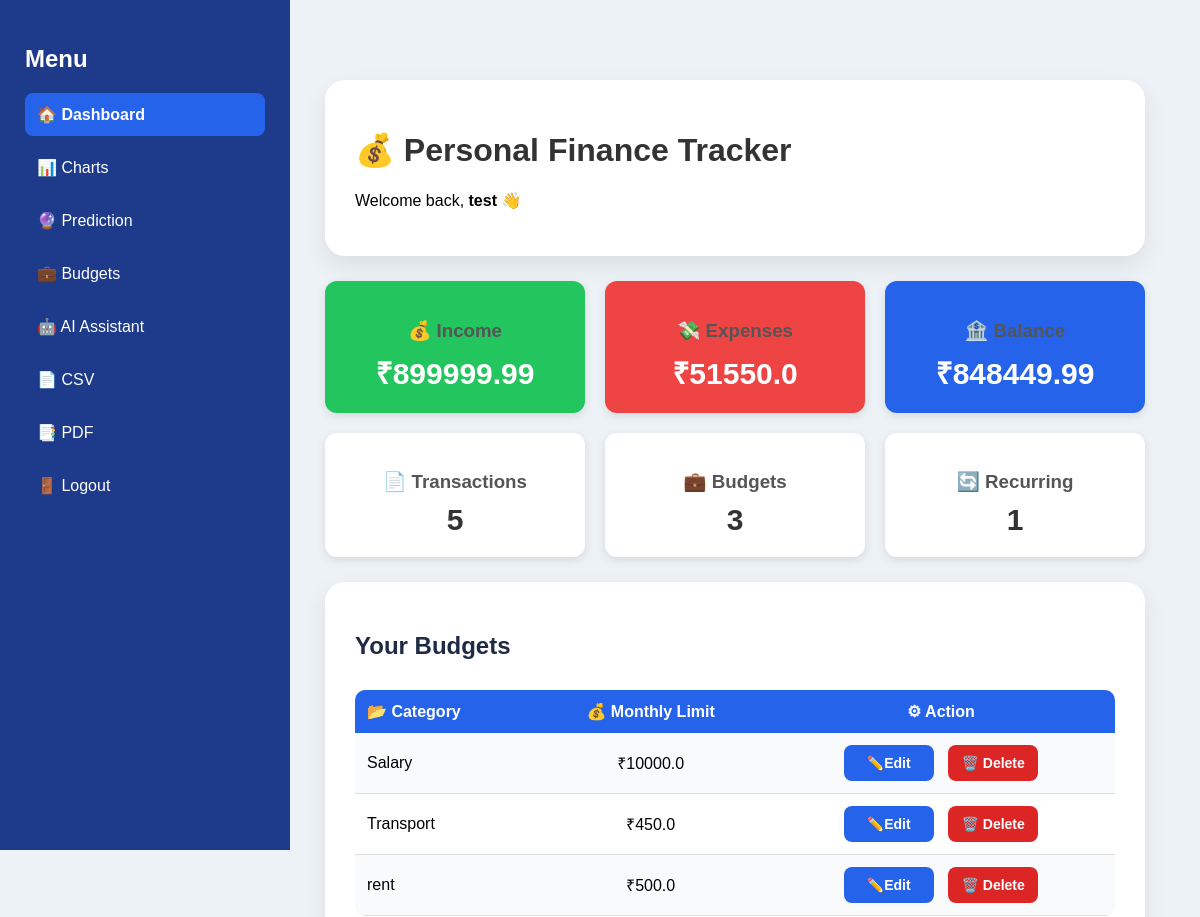
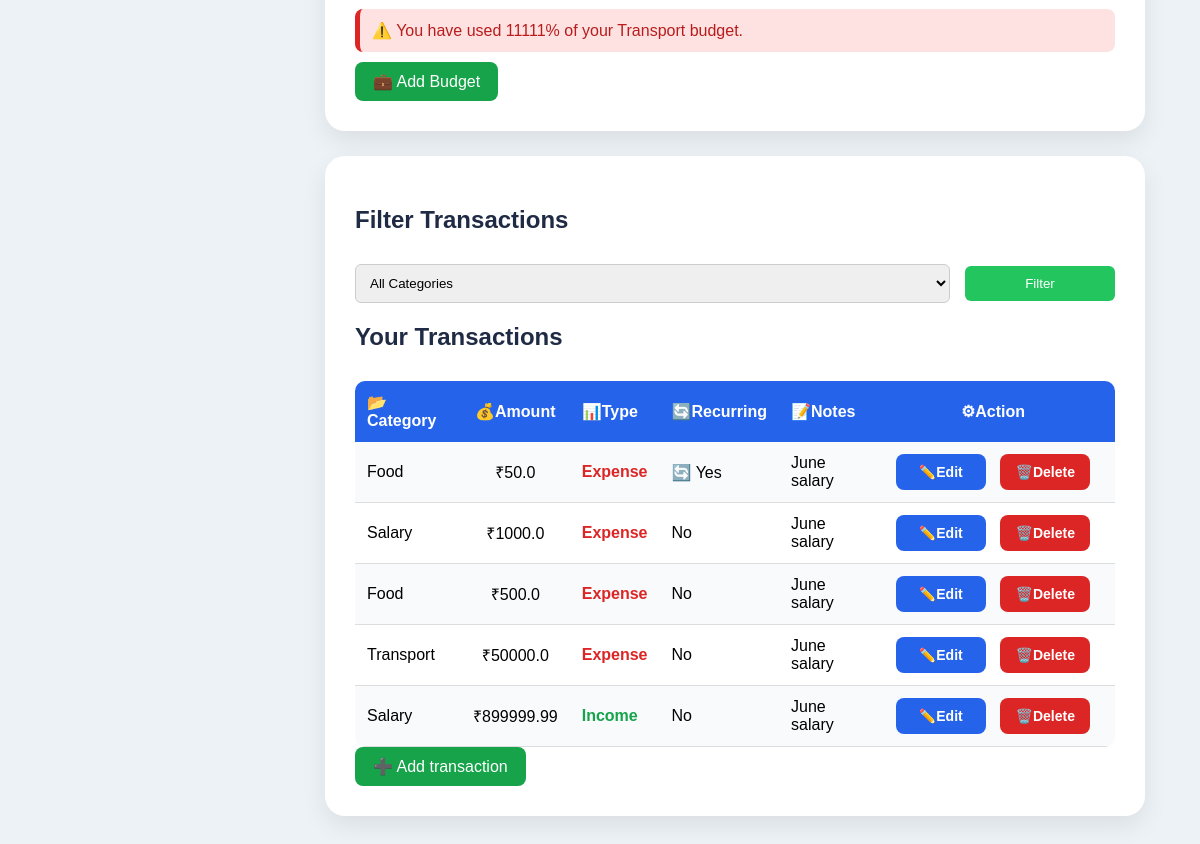
The page /dashboard (signed in) on the database its author committed (2 pictures, top to bottom).
### models/user.py (models this page shows, shortened)
class User(UserMixin, db.Model):
    id = db.Column(db.Integer, primary_key=True)
    username = db.Column(db.String(100), unique=True, nullable=False)
    email = db.Column(db.String(120), unique=True, nullable=False)
    password_hash = db.Column(db.String(255), nullable=False)

### models/budget.py (models this page shows)
class Budget(db.Model):
    id = db.Column(db.Integer, primary_key=True)
    user_id = db.Column(
        db.Integer,
        db.ForeignKey("user.id"),
        nullable=False
    )
    category = db.Column(db.String(100), nullable=False)
    monthly_limit = db.Column(db.Float, nullable=False)

### models/transaction.py (models this page shows)
class Transaction(db.Model):
    id = db.Column(db.Integer, primary_key=True)
    user_id = db.Column(
        db.Integer,
        db.ForeignKey("user.id"),
        nullable=False
    )
    amount = db.Column(db.Float, nullable=False)
    category = db.Column(db.String(100), nullable=False)
    transaction_type = db.Column(db.String(20), nullable=False)
    notes = db.Column(db.String(255))
    is_recurring = db.Column(db.Boolean,default=False
    )
    created_at = db.Column(
        db.DateTime,
        default=datetime.utcnow
    )

### app.py (the view)
@app.route("/dashboard")
@login_required
def dashboard():
    transactions_query = Transaction.query.filter_by(
        user_id=current_user.id
    )
    category = request.args.get("category")
    if category:
        transactions_query = transactions_query.filter_by(
            category=category
        )
    transactions = transactions_query.all()
    total_income = sum(
        t.amount for t in transactions
        if t.transaction_type == "income"
    )
    total_expense = sum(
        t.amount for t in transactions
        if t.transaction_type == "expense"
    )
    balance = total_income - total_expense
    alerts = []
    budgets = Budget.query.filter_by(
        user_id=current_user.id
    ).all()
    for budget in budgets:
        category_expense = sum(
            t.amount
            for t in transactions
            if t.transaction_type == "expense"
            and t.category == budget.category
        )
        percentage = (
            category_expense / budget.monthly_limit
        ) * 100
        if percentage >= 80:
            alerts.append(
                f"You have used {percentage:.0f}% of your {budget.category} budget."
            )
    categories = db.session.query(
        Transaction.category
    ).filter_by(
        user_id=current_user.id
    ).distinct().all()
    categories = [c[0] for c in categories]
    total_transactions = len(transactions)
    total_budgets = len(budgets)
    recurring_transactions = sum(
        1 for t in transactions if t.is_recurring
    )
    return render_template(
        "dashboard.html",
        transactions=transactions,
        budgets=budgets,
        total_income=total_income,
        total_expense=total_expense,
        balance=balance,
        alerts=alerts,
        categories=categories,
        income = total_income,
        expense = total_expense,
        total_transactions=total_transactions,
        total_budgets=total_budgets,
        recurring_transactions=recurring_transactions
    )

### app.py (called while the page is built)
@login_manager.user_loader
def load_user(user_id):
    return User.query.get(int(user_id))

### templates/dashboard.html (shortened to what this page needs)
<!DOCTYPE html>
<html>
<head>
    <link rel="stylesheet"
      href="{{ url_for('static', filename='css/style.css') }}">
</head>
<body>
    <div class="dashboard">
        <div class="sidebar">
    <h2>Menu</h2>
    <a href="{{ url_for('dashboard') }}" class="active"> 🏠 Dashboard</a>
    <a href="{{ url_for('charts') }}">📊 Charts</a>
    <a href="{{ url_for('prediction') }}">🔮 Prediction</a>
    <a href="{{ url_for('add_budget') }}">💼 Budgets</a>
    <a href="{{ url_for('assistant') }}">🤖 AI Assistant</a>
    <a href="{{ url_for('export_csv') }}">📄 CSV</a>
    <a href="{{ url_for('export_pdf') }}">📑 PDF</a>
    <a href="{{ url_for('logout') }}">🚪 Logout</a>
</div>
<div class="main-content">
    <div class="card">
    <h1>💰 Personal Finance Tracker</h1>
    <p>
        Welcome back,
        <strong>{{ current_user.username }}</strong> 👋
    </p>
</div>
    <div class="summary">
    <div class="summary-box income">
        <h3>💰 Income</h3>
        <h2>₹{{ total_income }}</h2>
    </div>
    <div class="summary-box expense">
        <h3>💸 Expenses</h3>
        <h2>₹{{ total_expense }}</h2>
    </div>
    <div class="summary-box balance">
        <h3>🏦 Balance</h3>
        <h2>₹{{ balance }}</h2>
    </div>
</div>
<div class="summary">
    <div class="summary-box">
        <h3>📄 Transactions</h3>
        <h2>{{ total_transactions }}</h2>
    </div>
    <div class="summary-box">
        <h3>💼 Budgets</h3>
        <h2>{{ total_budgets }}</h2>
    </div>
    <div class="summary-box">
        <h3>🔄 Recurring</h3>
        <h2>{{ recurring_transactions }}</h2>
    </div>
</div>
<div class="card" id="budgets">
<h2>Your Budgets</h2>
{% if budgets %}
<table class="styled-table">
    <tr>
        <th>📂 Category</th>
        <th>💰 Monthly Limit</th>
        <th>⚙ Action</th>
    </tr>
    {% for budget in budgets %}
    <tr>
        <td>{{ budget.category }}</td>
        <td>₹{{ budget.monthly_limit }}</td>
        <td class="action-cell">
            <a href="{{ url_for('edit_budget', id=budget.id) }}"
                class="action-btn edit-btn">
                ✏️Edit
            </a>
            <a href="{{ url_for('delete_budget', id=budget.id) }}"
                class="action-btn delete-btn">
               🗑️ Delete
            </a>
        </td>
    </tr>
    {% endfor %}
</table>
{% else %}
<p>No budgets added yet.</p>
{% endif %}
{% for alert in alerts %}
<div class="alert">
    ⚠️ {{ alert }}
</div>
{% endfor %}
    <a class="add-btn"
         href="{{ url_for('add_budget') }}">
        💼 Add Budget
    </a>
</div>
<div class="card">
<h2>Filter Transactions</h2>
<form method="GET" action="{{ url_for('dashboard') }}">
    <select name="category">
        <option value="">All Categories</option>
    </select>
    <button type="submit">
        Filter
    </button>
</form>
    <h2>Your Transactions</h2>
{% if transactions %}
<table class="styled-table">
    <tr>
        <th>📂Category</th>
        <th>💰Amount</th>
        <th>📊Type</th>
        <th>🔄Recurring</th>
        <th>📝Notes</th>
        <th class="action-column">⚙Action</th>
    </tr>
    {% for transaction in transactions %}
    <tr>
        <td>{{ transaction.category }}</td>
        <td>₹{{ transaction.amount }}</td>
        <td>{% if transaction.transaction_type == "income" %}
            <span class="income-text">Income</span>
            {% else %}
            <span class="expense-text">Expense</span>
            {% endif %}
        </td>
        <td>
            {% if transaction.is_recurring %}
                🔄 Yes
            {% else %}
                No
            {% endif %}
        </td>
        <td>
            {{ transaction.notes }}
        </td>
            <td class="action-column">
                <a href="{{ url_for('edit_transaction', id=transaction.id) }}"
                    class="action-btn edit-btn">
                    ✏️Edit
                </a>
                <a href="{{ url_for('delete_transaction', id=transaction.id) }}"
                    class="action-btn delete-btn">
                     🗑️Delete
                </a>
            </td>
    </tr>
    {% endfor %}
</table>
<a class="add-btn"
        href="{{ url_for('add_transaction') }}">
        ➕ Add transaction
    </a>
{% else %}
<p>No transactions yet.</p>
{% endif %}
</div>
</div>
</div>
</body>
</html>

### static/css/style.css (style rules this page uses)
body { font-family: Arial, sans-serif; background: #edf2f7; margin: 0; padding: 20px; }
.card { background: white; padding: 20px; border-radius: 12px; margin-bottom: 20px; box-shadow: 0px 2px 10px rgba(0,0,0,0.1); }
h1, h2 { color: #333; }
a { text-decoration:none; color:white; background:#2563eb; padding:10px 18px; border-radius:8px; display:inline-block; transition:.25s; }
button { background: #22c55e; color: white; border: none; padding: 10px 16px; border-radius: 6px; cursor: pointer; }
input, select { width: 100%; padding: 10px; margin-top: 5px; margin-bottom: 15px; border-radius: 6px; border: 1px solid #ccc; }
.summary { display: flex; gap: 20px; }
.summary-box { flex: 1; padding: 20px; border-radius: 12px; color: white; text-align: center; }
.income { background: #22c55e; }
.income h3, .income h2 { color:white; }
.expense { background: #ef4444; }
.expense h3, .expense h2 { color:white; }
.balance { background: #2563eb; color: white; }
.balance h3, .balance h2 { color:white; }
.summary { display:flex; gap:20px; flex-wrap:wrap; margin-bottom:20px; }
.summary-box { flex:1; min-width:180px; padding:20px; border-radius:12px; text-align:center; color:white; box-shadow:0 3px 10px rgba(0,0,0,.1); }
.summary-box:not(.income):not(.expense):not(.balance) { background:white; color:#333; }
.summary-box h3 { margin-bottom:10px; color:#555; }
.summary-box h2 { margin:0; font-size:30px; }
.income-text { color:#16a34a; font-weight:bold; }
.expense-text { color:#dc2626; font-weight:bold; }
.styled-table { width:100%; border-collapse:collapse; margin-top:15px; }
.action-cell { white-space:nowrap; }
.action-cell { text-align:center; white-space:nowrap; }
.action-cell a { margin:0 5px; }
.styled-table th:last-child { text-align:center; }
.styled-table th { background:#2563eb; color:white; padding:12px; text-align:left; }
.styled-table td { padding:12px; border-bottom:1px solid #ddd; }
.styled-table tr:nth-child(even) { background:#f8fafc; }
.dashboard .card { transition:0.3s; }
.styled-table { overflow:hidden; border-radius:10px; }
form { display:flex; gap:15px; align-items:center; margin-bottom:20px; }
form select { flex:1; margin:0; }
form button { width:150px; }
.edit-btn { background:#2563eb; }
.delete-btn { background:#dc2626; }
.alert { background:#fee2e2; color:#b91c1c; padding:12px; border-left:5px solid #dc2626; border-radius:8px; margin:10px 0; }
.dashboard { display:flex; min-height:100vh; }
.sidebar { width:240px; background:#1e3a8a; padding:25px; color:white; }
.sidebar h2 { color:white; margin-bottom:30px; }
.sidebar a { display:block; margin:12px 0; background:transparent; color:white; padding:12px; border-radius:8px; }
.main-content { flex:1; padding:30px; }
.sidebar { width:240px; background:#1e3a8a; color:white; padding:25px; }
.sidebar h2 { color:white; margin-bottom:20px; }
.sidebar a { display:block; background:none; color:white; padding:12px; margin:10px 0; border-radius:8px; }
.main-content { flex:1; padding: 35px; }
.add-btn { background:#16a34a; }
.edit-btn, .delete-btn { padding:6px 12px; font-size:14px; }
.card { margin-bottom:25px; }
.action-btn { display:inline-block; width:90px; text-align:center; padding:10px 0; border-radius:8px; color:white; text-decoration:none; font-weight:600; margin-right:8px; }
.sidebar { position:fixed; left:0; top:0; width:240px; height:100vh; }
.main-content { margin-left:270px; padding:35px; }
.sidebar a.active { background:#2563eb; font-weight:bold; }
.summary-box { transition:.3s; }
.styled-table td:nth-child(2), .styled-table th:nth-child(2) { text-align:center; }
.styled-table td:last-child, .styled-table th:last-child { text-align:center; }
.card { background:#fff; padding:30px; border-radius:15px; }
.action-column { width:220px; text-align:center; }
.action-column .action-btn { margin:0 5px; }
.card { background:#fff; border-radius:20px; padding:30px; margin-top:25px; box-shadow:0 10px 25px rgba(0,0,0,.08); }
.card h2 { margin-bottom:30px; color:#1f2a44; }

### rows shown on the page
User: username "test"
Budget: category "Salary", monthly_limit "10000.0"
Budget: category "Transport", monthly_limit "450.0"
Budget: category "rent", monthly_limit "500.0"
Transaction: transaction_type "Expense", is_recurring "🔄 Yes"
Transaction: transaction_type "Expense", is_recurring "No"
Transaction: transaction_type "Expense", is_recurring "No"
Transaction: transaction_type "Expense", is_recurring "No"
Transaction: transaction_type "Income", is_recurring "No"

### other values the page prints
{{ total_income }} "899999.99"
{{ total_expense }} "51550.0"
{{ balance }} "848449.99"
{{ total_transactions }} "5"
{{ total_budgets }} "3"
{{ recurring_transactions }} "1"
{{ alert }} "You have used 11111% of your Transport budget."
